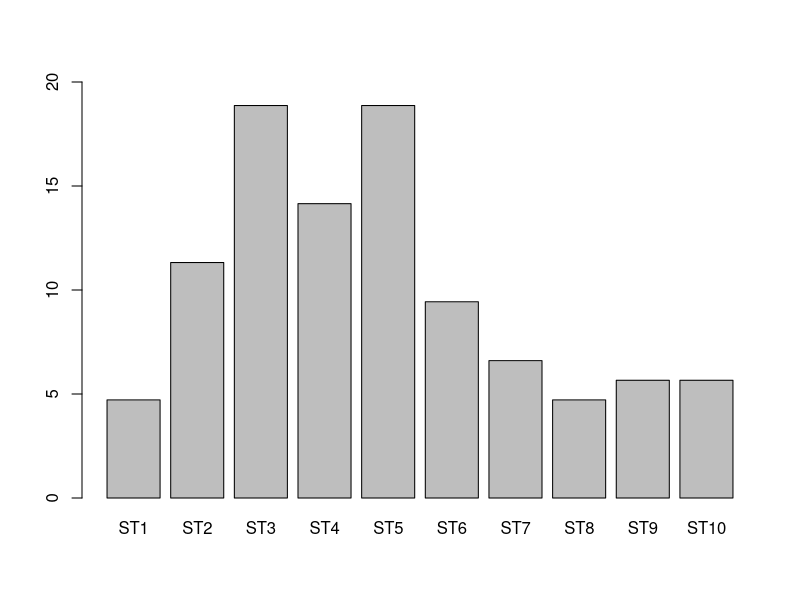
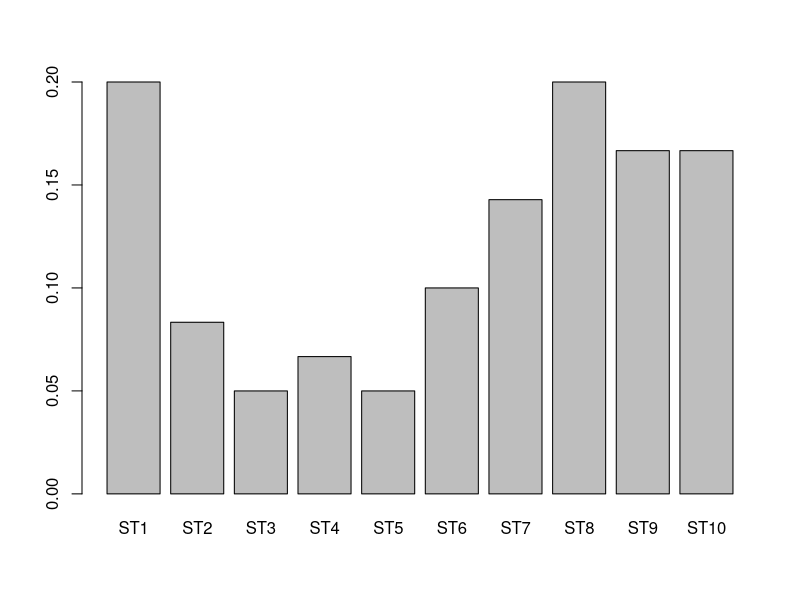
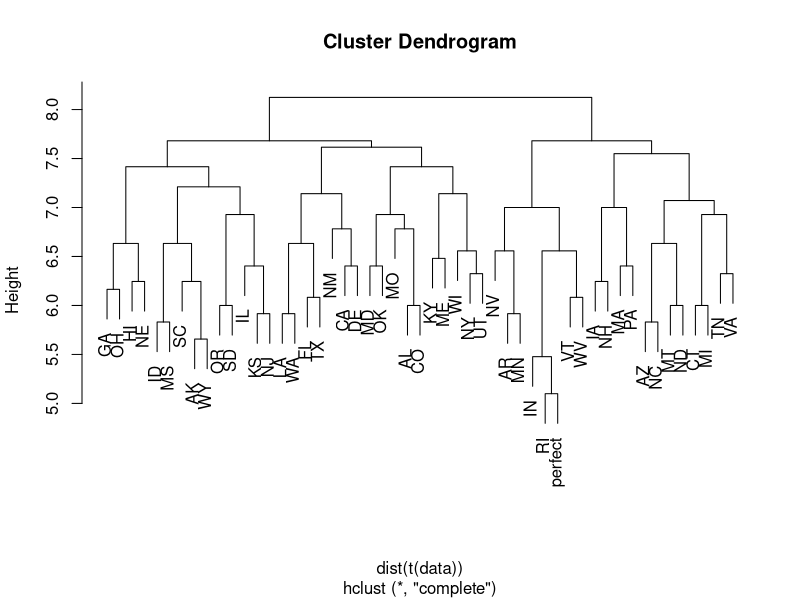

Write the R code that produced these figures, in order. (Note: this script raises an error after producing the figures.)
#assuming element weightequal
data<-read.table("st_weights.txt")

data$percent<-data$V2/sum(data$V2)*100
barplot(data$percent, names.arg=data$V1, ylim=c(0, 20))

#assuming standards weight equal

data<-read.table("el_weights.txt")
barplot(data$V2, names.arg=data$V1)

#model based on KS report

elements<-scan("elements.txt", what="", sep="\n")
states<-scan("states.txt", what="", sep="\n")

a<-c(rep(1, times=3500), rep(0, times=7100))

perfect<-c(rep(0, times=106))

AL<-sample(a, 106)
AK<-sample(a, 106)
AZ<-sample(a, 106)
AR<-sample(a, 106)
CA<-sample(a, 106)
CO<-sample(a, 106)
CT<-sample(a, 106)
DE<-sample(a, 106)
FL<-sample(a, 106)
GA<-sample(a, 106)
HI<-sample(a, 106)
ID<-sample(a, 106)
IL<-sample(a, 106)
IN<-sample(a, 106)
IA<-sample(a, 106)
KS<-sample(a, 106)
KY<-sample(a, 106)
LA<-sample(a, 106)
ME<-sample(a, 106)
MD<-sample(a, 106)
MA<-sample(a, 106)
MI<-sample(a, 106)
MN<-sample(a, 106)
MS<-sample(a, 106)
MO<-sample(a, 106)
MT<-sample(a, 106)
NE<-sample(a, 106)
NV<-sample(a, 106)
NH<-sample(a, 106)
NJ<-sample(a, 106)
NM<-sample(a, 106)
NY<-sample(a, 106)
NC<-sample(a, 106)
ND<-sample(a, 106)
OH<-sample(a, 106)
OK<-sample(a, 106)
OR<-sample(a, 106)
PA<-sample(a, 106)
RI<-sample(a, 106)
SC<-sample(a, 106)
SD<-sample(a, 106)
TN<-sample(a, 106)
TX<-sample(a, 106)
UT<-sample(a, 106)
VT<-sample(a, 106)
VA<-sample(a, 106)
WA<-sample(a, 106)
WV<-sample(a, 106)
WI<-sample(a, 106)
WY<-sample(a, 106)

data<-data.frame(AL,AK,AZ,AR,CA,CO,CT,DE,FL,GA,HI,ID,IL,IN,IA,KS,KY,LA,ME,MD,MA,MI,MN,MS,MO,MT,NE,NV,NH,NJ,NM,NY,NC,ND,OH,OK,OR,PA,RI,SC,SD,TN,TX,UT,VT,VA,WA,WV,WI,WY,perfect, row.names=elements)

plot(hclust(dist(t(data))))

states1<-states[-51]


distances<-dist(t(data))
distances<-as.matrix(distances)
distances<-distances[51,]
distances<-data.frame(distances)
fix(distances)

distances<-distances[order(distances$col1)]

